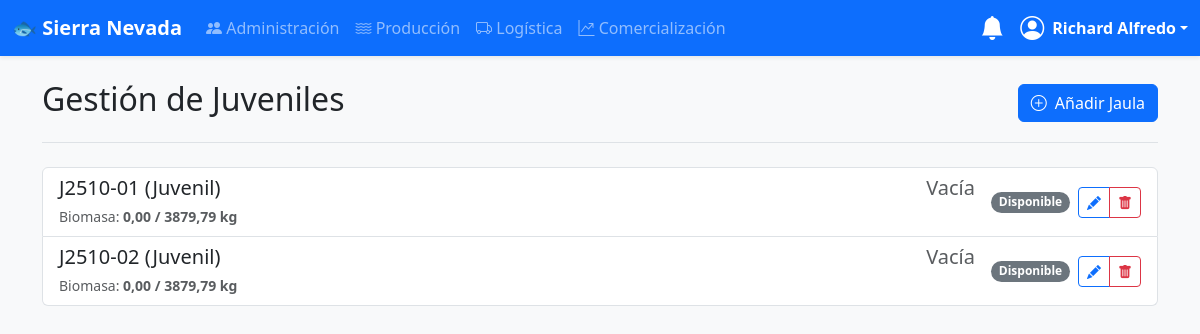
Before: /produccion/juveniles/ (signed in) with the older database file.
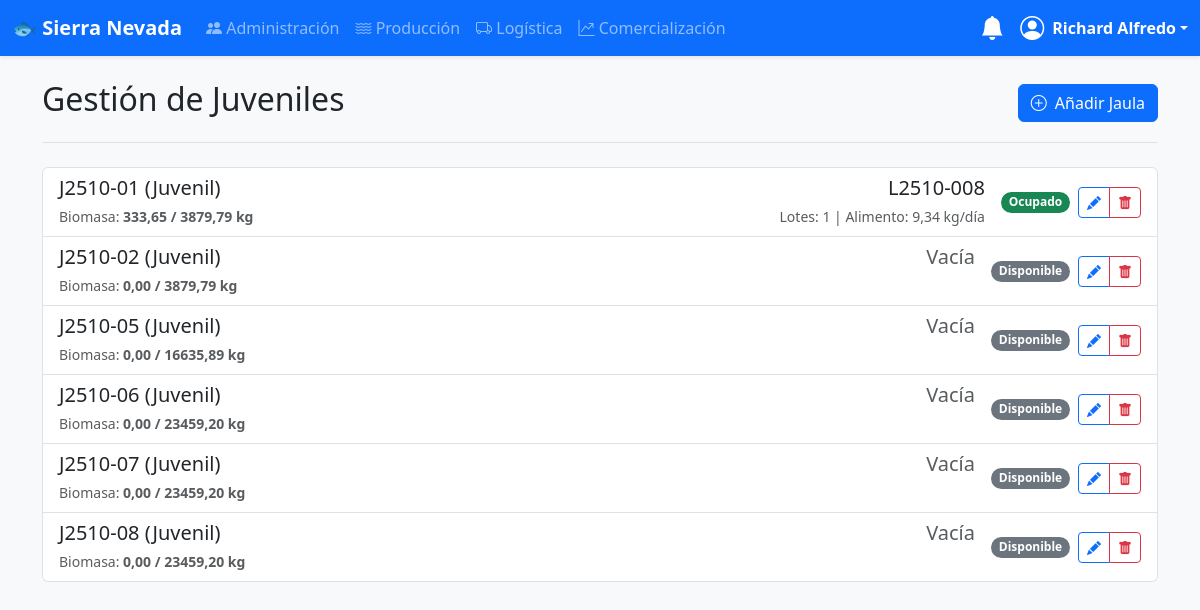
After: the same page with the newer database file.
### produccion/models.py (models this page shows, shortened)
class UnidadProduccionBiomasa(models.Model):
    FORMAS = (
        ('RECTANGULAR', 'Rectangular'),
        ('CIRCULAR', 'Circular'),
        ('HEXAGONAL', 'Hexagonal'),
        ('DECAGONAL', 'Decagonal'),
    )
    forma = models.CharField(max_length=20, choices=FORMAS, default='RECTANGULAR', verbose_name="Forma de la unidad")
    largo_m = models.FloatField(null=True, blank=True, verbose_name="Largo (m)")
    ancho_m = models.FloatField(null=True, blank=True, verbose_name="Ancho (m)")
    diametro_m = models.FloatField(null=True, blank=True, verbose_name="Diámetro / Ancho (m)", help_text="Para formas circulares o poligonales, es la distancia de lado a lado.")
    lado_m = models.FloatField(null=True, blank=True, verbose_name="Longitud de Lado (calculado)", editable=False)
    alto_m = models.FloatField(null=True, blank=True, verbose_name="Altura del Agua / Profundidad Efectiva (m)")
    densidad_siembra_kg_m3 = models.FloatField(default=10.0, verbose_name="Densidad de Siembra (kg/m³)")
    capacidad_maxima_kg = models.DecimalField(max_digits=10, decimal_places=2, default=0.00, editable=False, verbose_name="Capacidad Máxima de Biomasa (kg)")
    class Meta:
        abstract = True

class Jaula(UnidadProduccionBiomasa):
    TIPO_JAULA = (('JUVENIL', 'Juvenil'), ('ENGORDE', 'Engorde'))
    codigo = models.CharField(max_length=50, unique=True, blank=True, editable=False)
    tipo = models.CharField(max_length=10, choices=TIPO_JAULA, default='ENGORDE', verbose_name="Tipo de Jaula")
    @property
    def biomasa_actual(self):
        total = self.lotes.aggregate(total_biomasa=Coalesce(Sum(F('cantidad_total_peces') * F('peso_promedio_pez_gr') / Decimal(1000.0)), Decimal(0.0)))['total_biomasa']
        return round(total, 2)
    @property
    def alimento_diario_total_kg(self):
        return round(sum(lote.alimento_diario_kg for lote in self.lotes.all()), 2)
    def __str__(self):
        return f"{self.codigo} ({self.get_tipo_display()})"

class Lote(models.Model):
    ETAPAS = (('OVAS', 'Ovas'), ('ALEVINES', 'Alevines'), ('JUVENILES', 'Juveniles'), ('ENGORDE', 'Engorde'))
    codigo_lote = models.CharField(max_length=50, unique=True, blank=True, editable=False)
    etapa_actual = models.CharField(max_length=10, choices=ETAPAS)
    cantidad_inicial = models.PositiveIntegerField(default=0, editable=False, help_text="Cantidad de peces al inicio de la etapa actual")
    peso_promedio_inicial_gr = models.DecimalField(max_digits=7, decimal_places=2, default=Decimal('0.00'), editable=False, help_text="Peso promedio al inicio de la etapa actual")
    cantidad_total_peces = models.PositiveIntegerField(default=0)
    talla_min_cm = models.DecimalField(max_digits=5, decimal_places=2, null=True, blank=True, verbose_name="Talla Mínima (cm)")
    talla_max_cm = models.DecimalField(max_digits=5, decimal_places=2, null=True, blank=True, verbose_name="Talla Máxima (cm)")
    peso_promedio_pez_gr = models.DecimalField(max_digits=7, decimal_places=2, null=True, blank=True, help_text="Peso promedio en gramos")
    bastidor = models.OneToOneField('Bastidor', on_delete=models.SET_NULL, null=True, blank=True, related_name='lote_actual')
    artesa = models.ForeignKey('Artesa', on_delete=models.SET_NULL, null=True, blank=True, related_name='lotes')
    jaula = models.ForeignKey('Jaula', on_delete=models.SET_NULL, null=True, blank=True, related_name='lotes')
    fecha_ingreso_etapa = models.DateField(default=timezone.now)
    activo = models.BooleanField(default=True, help_text="Indica si el lote está activo o ha sido finalizado/cerrado")
    @property
    def biomasa_kg(self):
        if self.cantidad_total_peces and self.peso_promedio_pez_gr:
            return (Decimal(self.cantidad_total_peces) * self.peso_promedio_pez_gr) / Decimal(1000)
        return Decimal(0)
    @property
    def racion_alimentaria_porcentaje(self):
        if not self.talla_max_cm or not self.peso_promedio_pez_gr:
            return Decimal(0)
        talla = self.talla_max_cm
        peso = self.peso_promedio_pez_gr
        if peso <= 20: return Decimal('2.8')
        if peso <= 50: return Decimal('2.5')
        if peso <= 100: return Decimal('2.2')
        if peso <= 150: return Decimal('1.9')
        if peso <= 250: return Decimal('1.5')
        return Decimal('1.2')
    @property
    def alimento_diario_kg(self):
        if not self.cantidad_total_peces or not self.peso_promedio_pez_gr:
            return Decimal(0)
        racion = self.racion_alimentaria_porcentaje
        alimento_kg = (self.biomasa_kg * racion) / Decimal(100)
        return round(alimento_kg, 2)

### produccion/views.py (the view)
# urls.py: path('juveniles/', views.JuvenilListView.as_view(), name='juvenil-list'),
class JuvenilListView(ProduccionPermissionMixin, ListView):
    model = Jaula
    template_name = 'produccion/unidad_list.html'
    context_object_name = 'unidades'
    def get_queryset(self):
        return Jaula.objects.filter(tipo='JUVENIL').prefetch_related('lotes').order_by('codigo')
    def get_context_data(self, **kwargs):
        context = super().get_context_data(**kwargs)
        context.update({
            'titulo_etapa': 'Gestión de Juveniles',
            'tipo_unidad_slug': 'jaula',
            'tipo_unidad_singular': 'Jaula',
            'tipo_unidad_plural': 'Jaulas',
            'add_url': reverse_lazy('jaula-create'),
            'update_url_name': 'jaula-update',
            'delete_url_name': 'jaula-delete',
            'es_etapa_final': False,
            'jaula_tipo': 'JUVENIL',
        })
        return context

### produccion/views.py (called while the page is built)
    def test_func(self):
        return self.request.user.is_staff or self.request.user.groups.filter(name='Produccion').exists()

### usuarios/templatetags/auth_extras.py (called while the page is built)
@register.filter(name='has_group')
def has_group(user, group_name):
    return user.groups.filter(name=group_name).exists()

### templates/produccion/unidad_list.html (shortened to what the changed rows need)
{% extends "base.html" %}
{% block content %}
<div class="d-flex justify-content-between align-items-center mb-4 border-bottom pb-3">
    <h1 class="h2">{{ titulo_etapa }}</h1>
</div>
<div class="list-group" data-es-etapa-final="{{ es_etapa_final|yesno:'true,false' }}">
    {% for unidad in unidades %}
        <div class="list-group-item d-flex justify-content-between align-items-center">
            <button type="button" class="btn btn-link text-start text-decoration-none text-dark flex-grow-1 p-0 border-0"
                    data-bs-toggle="modal" data-bs-target="#detailModal"
                    data-unidad-id="{{ unidad.pk }}"
                    data-tipo-unidad="{{ tipo_unidad_slug }}">
                <div class="d-flex w-100">
                    <div class="flex-grow-1">
                        <h5 class="mb-1">{{ unidad }}</h5>
                        {% if tipo_unidad_slug == 'bastidor' %}
                            {% if unidad.lote_actual %}
                                <small class="text-muted">Ocupación: <strong>{{ unidad.lote_actual.cantidad_total_peces }} / {{ unidad.capacidad_maxima_unidades }}</strong> ovas</small>
                            {% else %}
                                <small class="text-muted">Capacidad: {{ unidad.capacidad_maxima_unidades }} ovas</small>
                            {% endif %}
                        {% else %}
                            <small class="text-muted">Biomasa: <strong>{{ unidad.biomasa_actual|floatformat:2 }} / {{ unidad.capacidad_maxima_kg|floatformat:2 }} kg</strong></small>
                        {% endif %}
                    </div>
                    <div class="text-end ps-3">
                        {% if tipo_unidad_slug == 'bastidor' %}
                            {% if unidad.lote_actual %}
                                <h5 class="mb-1">{{ unidad.lote_actual.codigo_lote }}</h5>
                            {% endif %}
                        {% else %}
                            {% if unidad.lotes.all %}
                                <h5 class="mb-1">
                                    {% for lote in unidad.lotes.all %}
                                        {{ lote.codigo_lote }}{% if not forloop.last %}, {% endif %}
                                    {% endfor %}
                                </h5>
                                <small class="text-muted">Lotes: {{ unidad.lotes.count }} | Alimento: {{ unidad.alimento_diario_total_kg|floatformat:2 }} kg/día</small>
                            {% else %}
                                <h5 class="mb-1 text-muted">Vacía</h5>
                            {% endif %}
                        {% endif %}
                    </div>
                </div>
            </button>
            <div class="d-flex align-items-center ps-3">
                {% if tipo_unidad_slug == 'bastidor' %}
                    {% if unidad.esta_disponible %}
                        <span class="badge bg-secondary rounded-pill">Disponible</span>
                    {% else %}
                        <span class="badge bg-success rounded-pill">Ocupado</span>
                    {% endif %}
                {% else %}
                    {% if unidad.lotes.all %}
                        <span class="badge bg-success rounded-pill">Ocupado</span>
                    {% else %}
                        <span class="badge bg-secondary rounded-pill">Disponible</span>
                    {% endif %}
                {% endif %}
                <div class="btn-group ms-2" role="group">
                    <a href="{% url update_url_name unidad.pk %}" class="btn btn-sm btn-outline-primary" title="Editar"><i class="bi bi-pencil-fill"></i></a>
                    <button type="button" class="btn btn-sm btn-outline-danger" title="Eliminar"
                            data-bs-toggle="modal" data-bs-target="#confirmDeleteModal"
                            data-form-url="{% url delete_url_name unidad.pk %}">
                        <i class="bi bi-trash-fill"></i>
                    </button>
                </div>
            </div>
        </div>
    {% empty %}
    <p class="text-center text-muted mt-4">No hay {{ tipo_unidad_plural|lower }} registradas.</p>
    {% endfor %}
</div>
{% endblock %}

Changed rows visible on the page:
changed Jaula "J2510-01 (Juvenil)": gains Lote (codigo_lote "L2510-008"); biomasa_actual "0,00" → "333,65"; lotes.count (not shown) → "1"; alimento_diario_total_kg (not shown) → "9,34"; text "Vacía Disponible" → "Lotes: | Alimento: kg/día Ocupado"
now on this page (row edited): Jaula: codigo+tipo "J2510-05 (Juvenil)", biomasa_actual "0,00", capacidad_maxima_kg "16635,89", shows "Vacía", shows "Disponible"
now on this page (row edited): Jaula: codigo+tipo "J2510-06 (Juvenil)", biomasa_actual "0,00", capacidad_maxima_kg "23459,20", shows "Vacía", shows "Disponible"
now on this page (row edited): Jaula: codigo+tipo "J2510-07 (Juvenil)", biomasa_actual "0,00", capacidad_maxima_kg "23459,20", shows "Vacía", shows "Disponible"
now on this page (row edited): Jaula: codigo+tipo "J2510-08 (Juvenil)", biomasa_actual "0,00", capacidad_maxima_kg "23459,20", shows "Vacía", shows "Disponible"
